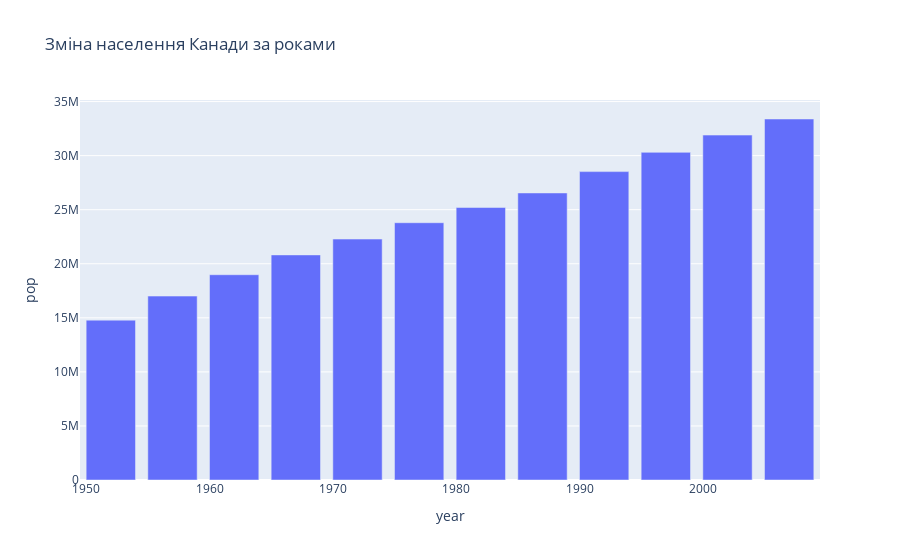

The notebook cell saved with this chart:
### Markdown cell above
Завадння 4

### Code cell
data = px.data.gapminder()

# Вибір даних для Канади
canada_data = data[data['country'] == 'Canada']

# Побудова стовпчастої діаграми
fig = px.bar(canada_data, x='year', y='pop', title='Зміна населення Канади за роками')

fig.show()

### Figure 1 — Plotly figure (JSON) as saved in the notebook; plotly's stock layout.template omitted (floating-point values rounded to 4 significant figures)
{"data": [{"alignmentgroup": "True", "hovertemplate": "year=%{x}<br>pop=%{y}<extra></extra>", "legendgroup": "", "marker": {"color": "#636efa", "pattern": {"shape": ""}}, "name": "", "offsetgroup": "", "orientation": "v", "showlegend": false, "textposition": "auto", "type": "bar", "x": [1952, 1957, 1962, 1967, 1972, 1977, 1982, 1987, 1992, 1997, 2002, 2007], "xaxis": "x", "y": [14785584, 17010154, 18985849, 20819767, 22284500, 23796400, 25201900, 26549700, 28523502, 30305843, 31902268, 33390141], "yaxis": "y"}], "layout": {"barmode": "relative", "legend": {"tracegroupgap": 0}, "title": {"text": "Зміна населення Канади за роками"}, "xaxis": {"anchor": "y", "domain": [0, 1], "title": {"text": "year"}}, "yaxis": {"anchor": "x", "domain": [0, 1], "title": {"text": "pop"}}}}
